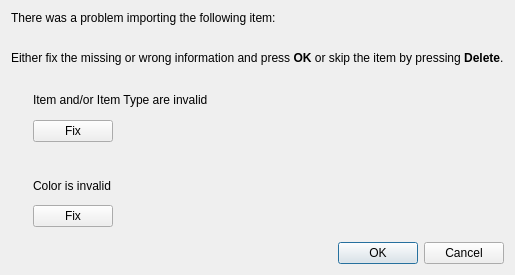
<?xml version="1.0" encoding="UTF-8"?>
<ui version="4.0">
 <class>IncompleteItemDialog</class>
 <widget class="QDialog" name="IncompleteItemDialog">
  <property name="geometry">
   <rect>
    <x>0</x>
    <y>0</y>
    <width>466</width>
    <height>275</height>
   </rect>
  </property>
  <property name="windowTitle">
   <string>Incomplete Item</string>
  </property>
  <layout class="QVBoxLayout" name="verticalLayout">
   <item>
    <widget class="QLabel" name="label">
     <property name="text">
      <string>There was a problem importing the following item:</string>
     </property>
    </widget>
   </item>
   <item>
    <widget class="QLabel" name="w_incomplete">
     <property name="text">
      <string/>
     </property>
    </widget>
   </item>
   <item>
    <widget class="QLabel" name="label_3">
     <property name="text">
      <string>Either fix the missing or wrong information and press &lt;b&gt;OK&lt;/b&gt; or skip the item by pressing &lt;b&gt;Delete&lt;/b&gt;.</string>
     </property>
    </widget>
   </item>
   <item>
    <spacer name="verticalSpacer">
     <property name="orientation">
      <enum>Qt::Vertical</enum>
     </property>
     <property name="sizeType">
      <enum>QSizePolicy::Fixed</enum>
     </property>
     <property name="sizeHint" stdset="0">
      <size>
       <width>20</width>
       <height>6</height>
      </size>
     </property>
    </spacer>
   </item>
   <item>
    <widget class="QStackedWidget" name="w_item_stack">
     <property name="currentIndex">
      <number>0</number>
     </property>
     <widget class="QWidget" name="page">
      <layout class="QGridLayout" name="gridLayout_4">
       <item row="0" column="0">
        <widget class="QLabel" name="label_9">
         <property name="text">
          <string/>
         </property>
         <property name="pixmap">
          <pixmap resource="brickstore.qrc">:/images/edit_status_exclude.png</pixmap>
         </property>
        </widget>
       </item>
       <item row="0" column="1" colspan="2">
        <widget class="QLabel" name="label_4">
         <property name="text">
          <string>Item and/or Item Type are invalid</string>
         </property>
        </widget>
       </item>
       <item row="1" column="1">
        <widget class="QPushButton" name="w_fix_item">
         <property name="text">
          <string>Fix</string>
         </property>
        </widget>
       </item>
       <item row="1" column="2">
        <widget class="QLabel" name="w_item_add_info">
         <property name="sizePolicy">
          <sizepolicy hsizetype="MinimumExpanding" vsizetype="Preferred">
           <horstretch>0</horstretch>
           <verstretch>0</verstretch>
          </sizepolicy>
         </property>
         <property name="text">
          <string/>
         </property>
        </widget>
       </item>
      </layout>
     </widget>
     <widget class="QWidget" name="page_2">
      <layout class="QGridLayout" name="gridLayout_2">
       <item row="0" column="0">
        <widget class="QLabel" name="label_10">
         <property name="sizePolicy">
          <sizepolicy hsizetype="Preferred" vsizetype="Preferred">
           <horstretch>0</horstretch>
           <verstretch>0</verstretch>
          </sizepolicy>
         </property>
         <property name="text">
          <string/>
         </property>
         <property name="pixmap">
          <pixmap resource="brickstore.qrc">:/images/edit_status_include.png</pixmap>
         </property>
        </widget>
       </item>
       <item row="0" column="1">
        <widget class="QLabel" name="label_6">
         <property name="sizePolicy">
          <sizepolicy hsizetype="MinimumExpanding" vsizetype="Preferred">
           <horstretch>0</horstretch>
           <verstretch>0</verstretch>
          </sizepolicy>
         </property>
         <property name="text">
          <string>Item and Item Type are now valid</string>
         </property>
        </widget>
       </item>
       <item row="1" column="1">
        <widget class="QLabel" name="w_item_fixed">
         <property name="text">
          <string/>
         </property>
        </widget>
       </item>
      </layout>
     </widget>
    </widget>
   </item>
   <item>
    <spacer name="verticalSpacer_2">
     <property name="orientation">
      <enum>Qt::Vertical</enum>
     </property>
     <property name="sizeType">
      <enum>QSizePolicy::Fixed</enum>
     </property>
     <property name="sizeHint" stdset="0">
      <size>
       <width>20</width>
       <height>6</height>
      </size>
     </property>
    </spacer>
   </item>
   <item>
    <widget class="QStackedWidget" name="w_color_stack">
     <property name="currentIndex">
      <number>0</number>
     </property>
     <widget class="QWidget" name="page_3">
      <layout class="QGridLayout" name="gridLayout_3">
       <item row="0" column="0">
        <widget class="QLabel" name="label_11">
         <property name="text">
          <string/>
         </property>
         <property name="pixmap">
          <pixmap resource="brickstore.qrc">:/images/edit_status_exclude.png</pixmap>
         </property>
        </widget>
       </item>
       <item row="0" column="1" colspan="2">
        <widget class="QLabel" name="label_5">
         <property name="sizePolicy">
          <sizepolicy hsizetype="MinimumExpanding" vsizetype="Preferred">
           <horstretch>0</horstretch>
           <verstretch>0</verstretch>
          </sizepolicy>
         </property>
         <property name="text">
          <string>Color is invalid</string>
         </property>
        </widget>
       </item>
       <item row="1" column="1">
        <widget class="QPushButton" name="w_fix_color">
         <property name="text">
          <string>Fix</string>
         </property>
        </widget>
       </item>
       <item row="1" column="2">
        <widget class="QLabel" name="w_color_add_info">
         <property name="sizePolicy">
          <sizepolicy hsizetype="MinimumExpanding" vsizetype="Preferred">
           <horstretch>0</horstretch>
           <verstretch>0</verstretch>
          </sizepolicy>
         </property>
         <property name="text">
          <string/>
         </property>
        </widget>
       </item>
      </layout>
     </widget>
     <widget class="QWidget" name="page_4">
      <layout class="QGridLayout" name="gridLayout">
       <item row="0" column="0">
        <widget class="QLabel" name="label_8">
         <property name="text">
          <string/>
         </property>
         <property name="pixmap">
          <pixmap resource="brickstore.qrc">:/images/edit_status_include.png</pixmap>
         </property>
        </widget>
       </item>
       <item row="0" column="1">
        <widget class="QLabel" name="label_7">
         <property name="sizePolicy">
          <sizepolicy hsizetype="MinimumExpanding" vsizetype="Preferred">
           <horstretch>0</horstretch>
           <verstretch>0</verstretch>
          </sizepolicy>
         </property>
         <property name="text">
          <string>Color is now valid</string>
         </property>
        </widget>
       </item>
       <item row="1" column="1">
        <widget class="QLabel" name="w_color_fixed">
         <property name="text">
          <string/>
         </property>
        </widget>
       </item>
      </layout>
     </widget>
    </widget>
   </item>
   <item>
    <widget class="QDialogButtonBox" name="w_buttons">
     <property name="orientation">
      <enum>Qt::Horizontal</enum>
     </property>
     <property name="standardButtons">
      <set>QDialogButtonBox::Cancel|QDialogButtonBox::Ok</set>
     </property>
    </widget>
   </item>
  </layout>
 </widget>
 <resources>
  <include location="brickstore.qrc"/>
  <include location="brickstore.qrc"/>
 </resources>
 <connections>
  <connection>
   <sender>w_buttons</sender>
   <signal>accepted()</signal>
   <receiver>IncompleteItemDialog</receiver>
   <slot>accept()</slot>
   <hints>
    <hint type="sourcelabel">
     <x>248</x>
     <y>254</y>
    </hint>
    <hint type="destinationlabel">
     <x>157</x>
     <y>274</y>
    </hint>
   </hints>
  </connection>
  <connection>
   <sender>w_buttons</sender>
   <signal>rejected()</signal>
   <receiver>IncompleteItemDialog</receiver>
   <slot>reject()</slot>
   <hints>
    <hint type="sourcelabel">
     <x>316</x>
     <y>260</y>
    </hint>
    <hint type="destinationlabel">
     <x>286</x>
     <y>274</y>
    </hint>
   </hints>
  </connection>
 </connections>
</ui>
